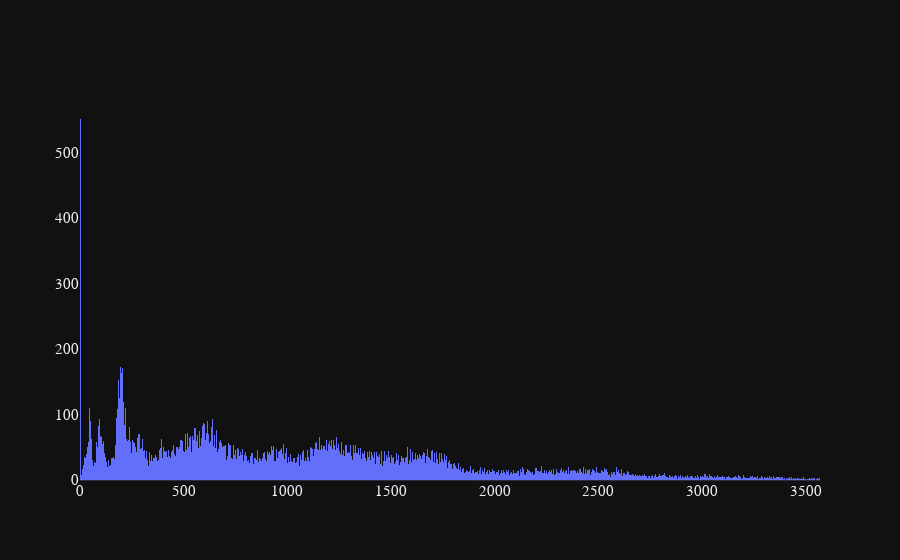

This figure's notebook cell:
### Code cell
@callback(Output('mushroom_seventh_cat_col_hist','figure'),Input('mushroom_seventh_cat_col_table','active_cell'))
def update_mushroom_seventh_cat_col_fig(active_cell:dict):
    if active_cell:
        row = active_cell.get('row',0)
    else:
        row = 0
    active_cell = mushroom_seventh_cat_col_df.slice(row,1).to_dicts()[0]
    fig = get_histogram(df,cat_cols[6],bar_gap=0.2)
    fig.add_trace(
        go.Scatter(
            x=mushroom_seventh_cat_col_fitter.x,
            y=mushroom_seventh_cat_col_fitter.fitted_pdf[active_cell.get('distribution')] * 10e4,
            text=[str(active_cell.get('ks_pvalue')) for _ in range(len(mushroom_seventh_cat_col_fitter.x))],
            texttemplate="(%{x}, %{y})<br>p_value: %{text}",
            name=active_cell.get('distribution')
        )
    )
    return fig



get_histogram(df,cat_cols[6],n_bins=1000)

### Figure 1 — Plotly figure (JSON) as saved in the notebook; plotly's stock layout.template omitted (floating-point values rounded to 4 significant figures; data arrays with more than 128 entries replaced by an {"elided": "..."} marker saying what was removed)
{"data": [{"marker": {"line": {"color": "#636efa", "width": 0}}, "showlegend": false, "type": "bar", "x": {"elided": "1000 float values"}, "y": {"elided": "1000 float values"}}], "layout": {"bargap": 0}}
